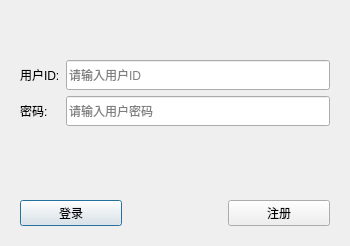
<?xml version="1.0" encoding="UTF-8"?>
<ui version="4.0">
 <class>login_2</class>
 <widget class="QWidget" name="login_2">
  <property name="geometry">
   <rect>
    <x>0</x>
    <y>0</y>
    <width>350</width>
    <height>246</height>
   </rect>
  </property>
  <property name="minimumSize">
   <size>
    <width>350</width>
    <height>240</height>
   </size>
  </property>
  <property name="maximumSize">
   <size>
    <width>350</width>
    <height>246</height>
   </size>
  </property>
  <property name="windowTitle">
   <string>Form</string>
  </property>
  <layout class="QVBoxLayout" name="verticalLayout">
   <item>
    <widget class="QStackedWidget" name="stackedWidget">
     <property name="currentIndex">
      <number>0</number>
     </property>
     <widget class="QWidget" name="login">
      <layout class="QVBoxLayout" name="verticalLayout_2">
       <item>
        <spacer name="verticalSpacer_3">
         <property name="orientation">
          <enum>Qt::Vertical</enum>
         </property>
         <property name="sizeType">
          <enum>QSizePolicy::Preferred</enum>
         </property>
         <property name="sizeHint" stdset="0">
          <size>
           <width>20</width>
           <height>40</height>
          </size>
         </property>
        </spacer>
       </item>
       <item>
        <widget class="QWidget" name="widget" native="true">
         <property name="sizePolicy">
          <sizepolicy hsizetype="Preferred" vsizetype="Fixed">
           <horstretch>0</horstretch>
           <verstretch>0</verstretch>
          </sizepolicy>
         </property>
         <layout class="QGridLayout" name="gridLayout">
          <property name="leftMargin">
           <number>0</number>
          </property>
          <property name="topMargin">
           <number>0</number>
          </property>
          <property name="rightMargin">
           <number>0</number>
          </property>
          <property name="bottomMargin">
           <number>0</number>
          </property>
          <item row="0" column="1">
           <widget class="QLineEdit" name="LogUserI">
            <property name="minimumSize">
             <size>
              <width>0</width>
              <height>30</height>
             </size>
            </property>
            <property name="placeholderText">
             <string>请输入用户ID</string>
            </property>
           </widget>
          </item>
          <item row="1" column="1">
           <widget class="QLineEdit" name="LogUserP">
            <property name="minimumSize">
             <size>
              <width>0</width>
              <height>30</height>
             </size>
            </property>
            <property name="echoMode">
             <enum>QLineEdit::Password</enum>
            </property>
            <property name="placeholderText">
             <string>请输入用户密码</string>
            </property>
           </widget>
          </item>
          <item row="0" column="0">
           <widget class="QLabel" name="user">
            <property name="text">
             <string>用户ID:</string>
            </property>
           </widget>
          </item>
          <item row="1" column="0">
           <widget class="QLabel" name="password">
            <property name="text">
             <string>密码:</string>
            </property>
           </widget>
          </item>
         </layout>
        </widget>
       </item>
       <item>
        <widget class="QLabel" name="info">
         <property name="font">
          <font>
           <family>微软雅黑</family>
           <pointsize>10</pointsize>
           <weight>50</weight>
           <bold>false</bold>
          </font>
         </property>
         <property name="text">
          <string/>
         </property>
        </widget>
       </item>
       <item>
        <spacer name="verticalSpacer_2">
         <property name="orientation">
          <enum>Qt::Vertical</enum>
         </property>
         <property name="sizeHint" stdset="0">
          <size>
           <width>20</width>
           <height>30</height>
          </size>
         </property>
        </spacer>
       </item>
       <item>
        <widget class="QWidget" name="widget_2" native="true">
         <property name="sizePolicy">
          <sizepolicy hsizetype="Preferred" vsizetype="Fixed">
           <horstretch>0</horstretch>
           <verstretch>0</verstretch>
          </sizepolicy>
         </property>
         <layout class="QHBoxLayout" name="horizontalLayout">
          <property name="leftMargin">
           <number>0</number>
          </property>
          <property name="topMargin">
           <number>0</number>
          </property>
          <property name="rightMargin">
           <number>0</number>
          </property>
          <property name="bottomMargin">
           <number>0</number>
          </property>
          <item>
           <widget class="QPushButton" name="LoginBtn">
            <property name="text">
             <string>登录</string>
            </property>
            <property name="default">
             <bool>true</bool>
            </property>
           </widget>
          </item>
          <item>
           <spacer name="horizontalSpacer_5">
            <property name="orientation">
             <enum>Qt::Horizontal</enum>
            </property>
            <property name="sizeType">
             <enum>QSizePolicy::Fixed</enum>
            </property>
            <property name="sizeHint" stdset="0">
             <size>
              <width>100</width>
              <height>20</height>
             </size>
            </property>
           </spacer>
          </item>
          <item>
           <widget class="QPushButton" name="Btn_to_Reg">
            <property name="text">
             <string>注册</string>
            </property>
           </widget>
          </item>
         </layout>
        </widget>
       </item>
      </layout>
     </widget>
     <widget class="QWidget" name="reg">
      <layout class="QVBoxLayout" name="verticalLayout_3">
       <item>
        <spacer name="verticalSpacer_4">
         <property name="orientation">
          <enum>Qt::Vertical</enum>
         </property>
         <property name="sizeType">
          <enum>QSizePolicy::Fixed</enum>
         </property>
         <property name="sizeHint" stdset="0">
          <size>
           <width>20</width>
           <height>10</height>
          </size>
         </property>
        </spacer>
       </item>
       <item>
        <widget class="QWidget" name="widget_3" native="true">
         <property name="sizePolicy">
          <sizepolicy hsizetype="Preferred" vsizetype="Fixed">
           <horstretch>0</horstretch>
           <verstretch>0</verstretch>
          </sizepolicy>
         </property>
         <layout class="QGridLayout" name="gridLayout_2">
          <property name="leftMargin">
           <number>0</number>
          </property>
          <property name="topMargin">
           <number>0</number>
          </property>
          <property name="rightMargin">
           <number>0</number>
          </property>
          <property name="bottomMargin">
           <number>0</number>
          </property>
          <item row="2" column="2">
           <widget class="QLineEdit" name="RegUserN">
            <property name="minimumSize">
             <size>
              <width>0</width>
              <height>30</height>
             </size>
            </property>
            <property name="placeholderText">
             <string>请输入用户名</string>
            </property>
           </widget>
          </item>
          <item row="3" column="1">
           <widget class="QLabel" name="label_4">
            <property name="text">
             <string>密码:</string>
            </property>
           </widget>
          </item>
          <item row="3" column="2">
           <widget class="QLineEdit" name="RegPass1">
            <property name="minimumSize">
             <size>
              <width>0</width>
              <height>30</height>
             </size>
            </property>
            <property name="echoMode">
             <enum>QLineEdit::Password</enum>
            </property>
            <property name="placeholderText">
             <string>请输入密码</string>
            </property>
           </widget>
          </item>
          <item row="2" column="1">
           <widget class="QLabel" name="label_3">
            <property name="text">
             <string>用户名:</string>
            </property>
           </widget>
          </item>
          <item row="4" column="1">
           <widget class="QLabel" name="label_5">
            <property name="text">
             <string>确认密码:</string>
            </property>
           </widget>
          </item>
          <item row="4" column="2">
           <widget class="QLineEdit" name="RegPass2">
            <property name="minimumSize">
             <size>
              <width>0</width>
              <height>30</height>
             </size>
            </property>
            <property name="echoMode">
             <enum>QLineEdit::Password</enum>
            </property>
            <property name="placeholderText">
             <string>请再次输入密码</string>
            </property>
           </widget>
          </item>
         </layout>
        </widget>
       </item>
       <item>
        <widget class="QLabel" name="RegInfo">
         <property name="text">
          <string/>
         </property>
        </widget>
       </item>
       <item>
        <spacer name="verticalSpacer">
         <property name="orientation">
          <enum>Qt::Vertical</enum>
         </property>
         <property name="sizeHint" stdset="0">
          <size>
           <width>20</width>
           <height>40</height>
          </size>
         </property>
        </spacer>
       </item>
       <item>
        <widget class="QWidget" name="widget_4" native="true">
         <property name="sizePolicy">
          <sizepolicy hsizetype="Preferred" vsizetype="Fixed">
           <horstretch>0</horstretch>
           <verstretch>0</verstretch>
          </sizepolicy>
         </property>
         <layout class="QHBoxLayout" name="horizontalLayout_2">
          <property name="leftMargin">
           <number>0</number>
          </property>
          <property name="topMargin">
           <number>0</number>
          </property>
          <property name="rightMargin">
           <number>0</number>
          </property>
          <property name="bottomMargin">
           <number>0</number>
          </property>
          <item>
           <widget class="QPushButton" name="regBtn">
            <property name="text">
             <string>注册</string>
            </property>
            <property name="default">
             <bool>true</bool>
            </property>
            <property name="flat">
             <bool>false</bool>
            </property>
           </widget>
          </item>
          <item>
           <spacer name="horizontalSpacer_12">
            <property name="orientation">
             <enum>Qt::Horizontal</enum>
            </property>
            <property name="sizeType">
             <enum>QSizePolicy::Fixed</enum>
            </property>
            <property name="sizeHint" stdset="0">
             <size>
              <width>100</width>
              <height>20</height>
             </size>
            </property>
           </spacer>
          </item>
          <item>
           <widget class="QPushButton" name="Btn_to_Log">
            <property name="text">
             <string>登录</string>
            </property>
           </widget>
          </item>
         </layout>
        </widget>
       </item>
      </layout>
     </widget>
    </widget>
   </item>
  </layout>
 </widget>
 <resources/>
 <connections/>
</ui>
